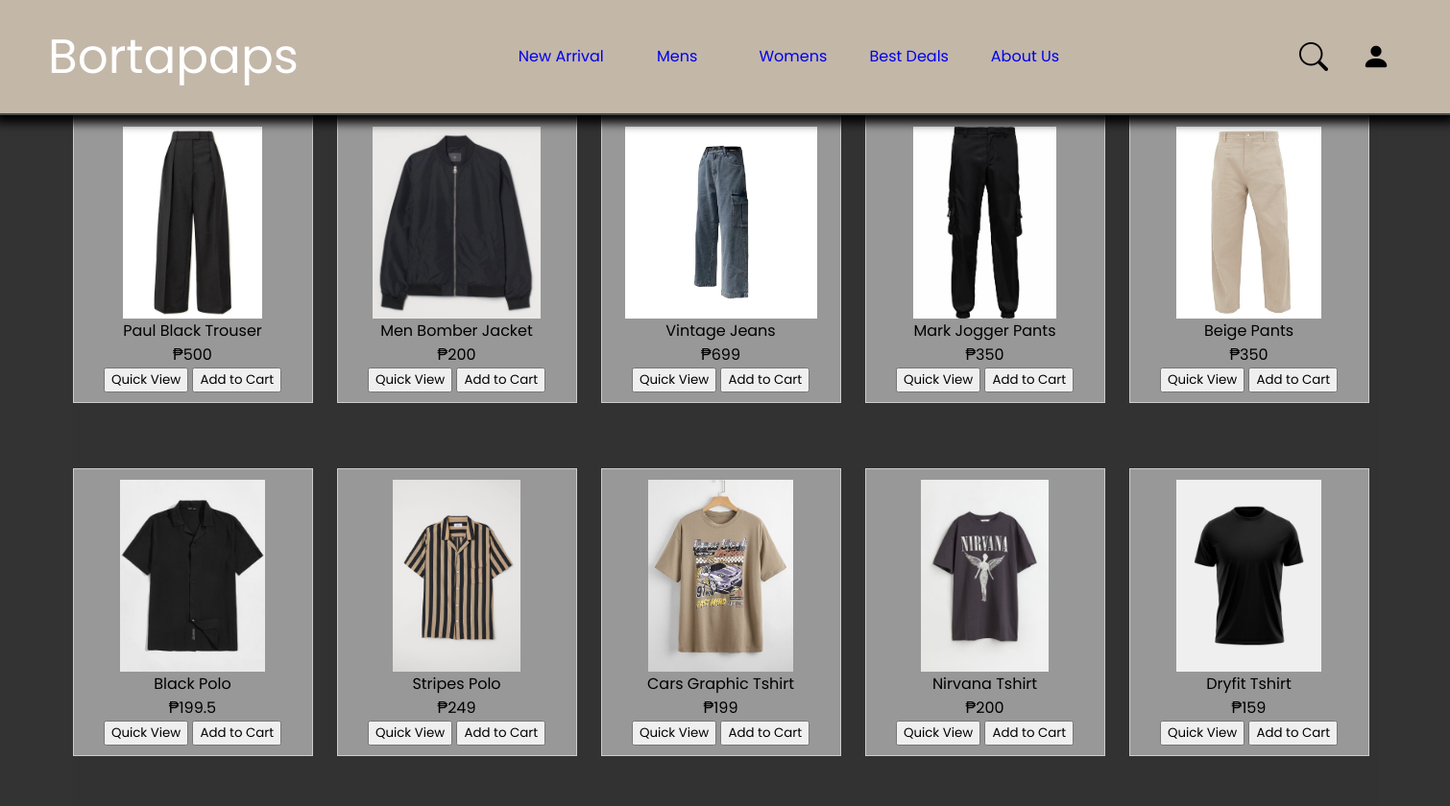
The app's page /testBortapaps/items/items.php?category=Mens with its own data.
### tables this page shows
CREATE TABLE `products` (
  `id` int(11) NOT NULL,
  `name` varchar(255) NOT NULL,
  `description` text NOT NULL,
  `price` double NOT NULL,
  `category` varchar(255) DEFAULT NULL,
  `path` varchar(255) NOT NULL
);

### testBortapaps/items/item-maker.php (the view, shortened to what this page needs)
<div class="items-container">
            <?php
                if(isset($_GET['category'])){
                    $category = $_GET['category'];
                    if($category == "New Arrival"){
                        $sql = "SELECT * FROM `products` ORDER BY `products`.`id` DESC LIMIT 10";
                        $result = mysqli_query($conn, $sql);
                        while($row = mysqli_fetch_assoc($result)){
                        ?>
                        <form method="post" id="item-form" name="item-form">
                            <div class="item-box">
                                <input type="hidden" id="pid" name="pid" value="<?=$row['id']?>">
                                <img src="../Products/<?= $row['path'] ?>" width="200px" height="200px" style="object-fit:contain;" alt="This is an item image">
                                <div class="item-details">
                                    <span><?= $row['name']?></span>
                                    <span>₱<?=$row['price']?></span>
                                </div>
                                <div class="item-options">
                                    <input type="button" value="Quick View" id="quick-view">
                                    <input type="submit" value="Add to Cart" id="to-cart" name="to-cart">
                                </div>
                            </div>
                        </form>
        <?php
                }
            }
            else{
                        $sql = "SELECT * FROM products WHERE category = '$category'";
                        $result = mysqli_query($conn, $sql);
                        if(mysqli_num_rows($result) > 0){
                            while($row = mysqli_fetch_assoc($result)){
            ?>
                        <form method="post" id="item-form" name="item-form">
                            <div class="item-box">
                                <img src="../Products/<?= $row['path'] ?>" width="200px" height="200px" style="object-fit:contain;" alt="This is an item image">
                                <div class="item-details">
                                    <span><?= $row['name']?></span>
                                    <span>₱<?=$row['price']?></span>
                                </div>
                                <div class="item-options">
                                    <input type="button" value="Quick View" id="quick-view">
                                    <input type="submit" value="Add to Cart" id="to-cart" name="to-cart">
                                </div>
                            </div>
                        </form>
            <?php
                        }
                    }
                }
            }
            ?>
</div>

### testBortapaps/css/main-style.css (style rules this page uses)
* { box-sizing: border-box; margin: 0px; font-family: "Poppins", sans-serif; font-optical-sizing: auto; font-style: normal; }
body { background-color: #333; overflow-x: hidden; display: flex; flex-direction: column; }
.items-container { height: 90vh; width: 90vw; background-color: rgba(50, 50, 50, 0.792);; display: grid; grid-template-columns: repeat(5, 1fr); gap: 16px; }
.items-container .item-box { padding: 15px; background-color: #cccccca9; border: 1px solid #ccc; display: flex; flex-direction: column; justify-content: center; align-items: center; width: 250px; height: 300px; }
.item-box .item-details { width: 100%; height: 100px; display: flex; flex-direction: column; justify-content: center; align-items: center; }

### records on screen
products: path (picture), name "Paul Black Trouser", price "500"
products: path (picture), name "Men Bomber Jacket", price "200"
products: path (picture), name "Vintage Jeans", price "699"
products: path (picture), name "Mark Jogger Pants", price "350"
products: path (picture), name "Beige Pants", price "350"
products: path (picture), name "Black Polo", price "199.5"
products: path (picture), name "Stripes Polo", price "249"
products: path (picture), name "Cars Graphic Tshirt", price "199"
products: path (picture), name "Nirvana Tshirt", price "200"
products: path (picture), name "Dryfit Tshirt", price "159"
